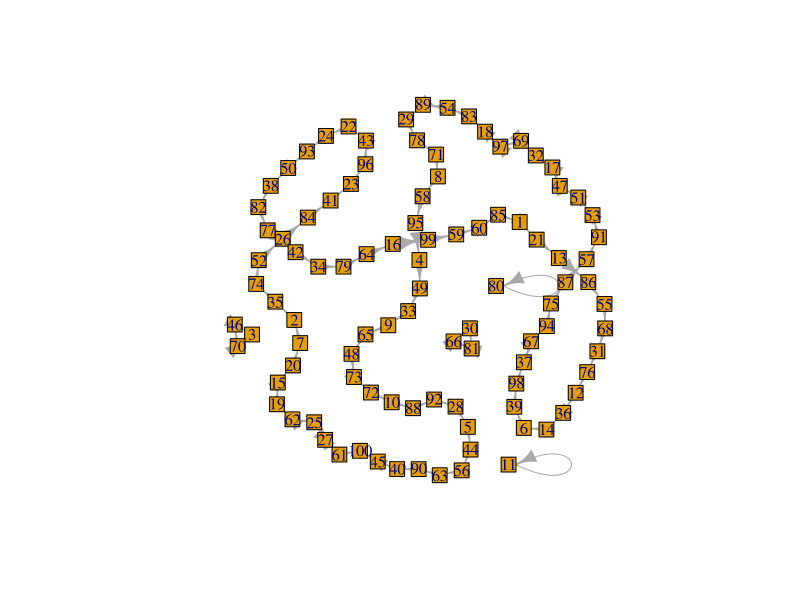
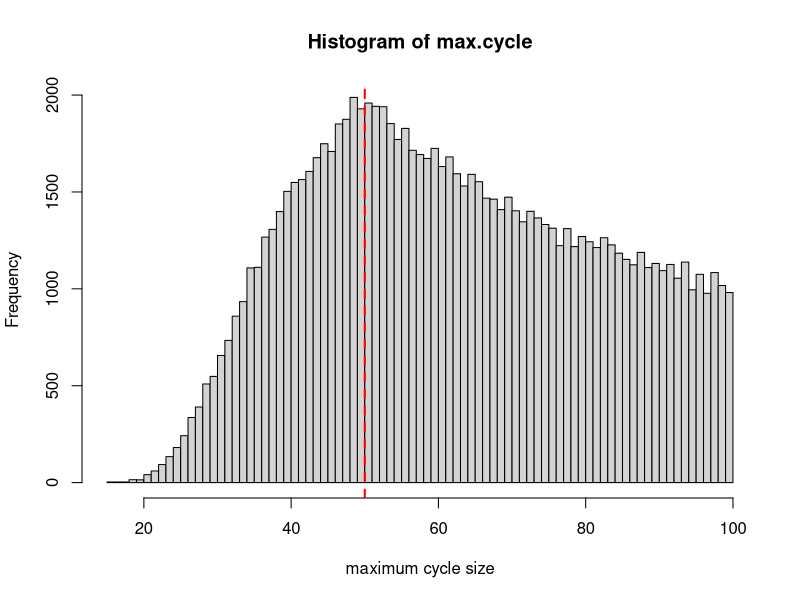

Recreate these plots in R, in order. (Note: a time limit stopped this script after it produced the figures.)
## The 100 prisoners problem is a mathematical problem in probability
## theory and combinatorics. In this problem, 100 numbered prisoners
## must find their own numbers in one of 100 drawers in order to
## survive. The rules state that each prisoner may open only 50
## drawers and cannot communicate with other prisoners. At first
## glance, the situation appears hopeless, but a clever strategy
## offers the prisoners a realistic chance of survival. Danish
## computer scientist Peter Bro Miltersen first proposed the problem
## in 2003.
##
## See more details: https://en.wikipedia.org/wiki/100_prisoners_problem


##------------------------------------------------------------------------
## Define optimal "follow-the-box" strategy: choose box with own
## number, check and then go to next box according to number in the
## last box. Repeat until your number is found or fail if 50 steps
## are exceeded.
## ------------------------------------------------------------------------

followBox <- function(boxes, i) {
    kmax <- length(boxes)/2
    for(k in 1:kmax) {
        if(k==1) {
            next.box <- i  ## start with box with own number
            ##next.box <- sample(100,1)            
        } else {
            next.box <- boxes[last.box]
        }
        if(boxes[next.box]==i) return(TRUE)
        last.box <- next.box
    }
    return(FALSE) ## failed
}

## random choice strategy... not good
randomBox <- function(boxes, i) {
    sel <- sample(100,50)
    opened <- boxes[sel]
    opened
    if(i %in% opened) return(TRUE)
    return(FALSE)
}


##------------------------------------------------------------------------
## Repeat 1000 times the game: each prisoner adheres to the strategy.
##------------------------------------------------------------------------

niter=1000
result <- rep(NA,niter)
for(i in 1:niter) {
    boxes <- sample(100)
    ##game  <- sapply(1:100, function(i) randomBox(boxes, i))
    game  <- sapply(1:100, function(i) followBox(boxes, i))    
    result[i] <- all(game==TRUE)*1
}
mean(result)

##------------------------------------------------------------------------
## What is the probability distribution of maximum ring size?
##------------------------------------------------------------------------
library(igraph)

max.cycle <- c()
for(i in 1:100000) {

    # sample new game with new boxes
    boxes <- sample(100)

    # define links/edges and make the graph
    edges <- mapply(c, 1:100, boxes[1:100])
    G <- igraph::make_graph(as.vector(edges))
    ##plot(G, vertex.size=0.4)    

    # get maximum cycle size
    csize <- max(igraph::components(G)$csize)
    csize    
    max.cycle <- c(max.cycle, csize)
}

## plot example graph
png("graph.png")
plot(G, vertex.shape="square", vertex.size=8, layout=layout_with_fr)
dev.off()

## histogram of max.cycle
png("histogram.png")
hist(max.cycle, breaks=100, xlab="maximum cycle size")
abline(v=50, lty=2, col="red", lwd=2)
dev.off()

##------------------------------------------------------------------------
## What is the probability that the max ring size is 50 or smaller?
##------------------------------------------------------------------------
mean(max.cycle <= 50)


##------------------------------------------------------------------------
## Does the probability of winning depend on the number of prisoners?
## We repeat the same but for different number of prison sizes (psize).
##------------------------------------------------------------------------
niter=10000  ## increase for more accuracy
psizes = c(10,20,50,100,250,500,1000)
all.results <- c()
for(psize in psizes) {
    result <- rep(NA,niter)
    for(i in 1:niter) {
        boxes <- sample(psize)
        ##game  <- sapply(1:100, function(i) randomBox(boxes, i))
        game  <- sapply(1:psize, function(i) followBox(boxes, i))    
        result[i] <- all(game==TRUE)*1
    }
    mean(result)
    all.results <- c(all.results, mean(result))
}

all.results

png("barplot.png")
barplot(all.results, names.arg=paste("P=",psizes),
    main="Winning probability vs prison size",
    ylab = "probability", xlab="prison size")
dev.off()
